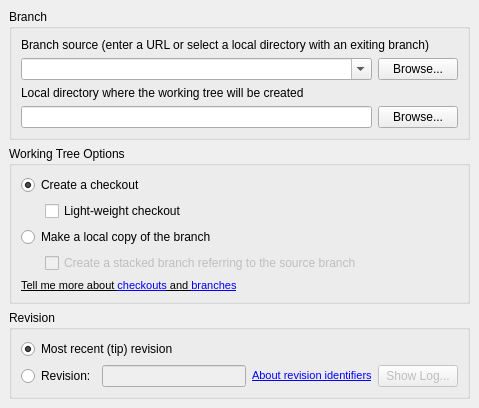
<ui version="4.0" >
 <class>NewWorkingTreeForm</class>
 <widget class="QWidget" name="NewWorkingTreeForm" >
  <property name="geometry" >
   <rect>
    <x>0</x>
    <y>0</y>
    <width>479</width>
    <height>385</height>
   </rect>
  </property>
  <property name="windowTitle" >
   <string>Create a new Bazaar Working Tree</string>
  </property>
  <layout class="QVBoxLayout" name="verticalLayout" >
   <property name="margin" >
    <number>9</number>
   </property>
   <item>
    <widget class="QGroupBox" name="groupBox" >
     <property name="title" >
      <string>Branch</string>
     </property>
     <layout class="QGridLayout" name="gridLayout" >
      <item row="0" column="0" colspan="2" >
       <widget class="QLabel" name="label_4" >
        <property name="text" >
         <string>Branch source (enter a URL or select a local directory with an exiting branch)</string>
        </property>
       </widget>
      </item>
      <item row="1" column="0" >
       <widget class="QComboBox" name="from_location" >
        <property name="editable" >
         <bool>true</bool>
        </property>
        <property name="sizeAdjustPolicy" >
         <enum>QComboBox::AdjustToMinimumContentsLength</enum>
        </property>
       </widget>
      </item>
      <item row="1" column="1" >
       <widget class="QPushButton" name="from_picker" >
        <property name="text" >
         <string>Browse...</string>
        </property>
       </widget>
      </item>
      <item row="2" column="0" colspan="2" >
       <widget class="QLabel" name="label" >
        <property name="font" >
         <font>
          <underline>false</underline>
         </font>
        </property>
        <property name="text" >
         <string>Local directory where the working tree will be created</string>
        </property>
        <property name="openExternalLinks" >
         <bool>false</bool>
        </property>
       </widget>
      </item>
      <item row="3" column="0" >
       <widget class="QLineEdit" name="to_location" />
      </item>
      <item row="3" column="1" >
       <widget class="QPushButton" name="to_picker" >
        <property name="text" >
         <string>Browse...</string>
        </property>
       </widget>
      </item>
     </layout>
    </widget>
   </item>
   <item>
    <widget class="QGroupBox" name="groupBox_3" >
     <property name="title" >
      <string>Working Tree Options</string>
     </property>
     <layout class="QGridLayout" name="gridLayout_2" >
      <item row="0" column="0" colspan="2" >
       <widget class="QRadioButton" name="but_checkout" >
        <property name="text" >
         <string>Create a checkout</string>
        </property>
        <property name="checked" >
         <bool>true</bool>
        </property>
       </widget>
      </item>
      <item row="1" column="0" >
       <spacer name="horizontalSpacer" >
        <property name="orientation" >
         <enum>Qt::Horizontal</enum>
        </property>
        <property name="sizeType" >
         <enum>QSizePolicy::Fixed</enum>
        </property>
        <property name="sizeHint" stdset="0" >
         <size>
          <width>18</width>
          <height>20</height>
         </size>
        </property>
       </spacer>
      </item>
      <item row="1" column="1" >
       <widget class="QCheckBox" name="but_lightweight" >
        <property name="sizePolicy" >
         <sizepolicy vsizetype="Fixed" hsizetype="Minimum" >
          <horstretch>1</horstretch>
          <verstretch>0</verstretch>
         </sizepolicy>
        </property>
        <property name="toolTip" >
         <string>&lt;!DOCTYPE HTML PUBLIC "-//W3C//DTD HTML 4.0//EN" "http://www.w3.org/TR/REC-html40/strict.dtd">
&lt;html>&lt;head>&lt;meta name="qrichtext" content="1" />&lt;style type="text/css">
p, li { white-space: pre-wrap; }
&lt;/style>&lt;/head>&lt;body style=" font-family:'MS Shell Dlg 2'; font-size:8.25pt; font-weight:400; font-style:normal;">
&lt;p style=" margin-top:0px; margin-bottom:0px; margin-left:0px; margin-right:0px; -qt-block-indent:0; text-indent:0px;">&lt;span style=" font-style:italic;">Lightweight checkouts &lt;/span>depend on access to the branch for every operation.&lt;/p>
&lt;p style=" margin-top:0px; margin-bottom:0px; margin-left:0px; margin-right:0px; -qt-block-indent:0; text-indent:0px;">Normal checkouts can perform common operations like diff and status without such access, and also support local commits.&lt;/p>
&lt;p style="-qt-paragraph-type:empty; margin-top:0px; margin-bottom:0px; margin-left:0px; margin-right:0px; -qt-block-indent:0; text-indent:0px;">&lt;/p>&lt;/body>&lt;/html></string>
        </property>
        <property name="text" >
         <string>Light-weight checkout</string>
        </property>
       </widget>
      </item>
      <item row="2" column="0" colspan="2" >
       <widget class="QRadioButton" name="but_branch" >
        <property name="text" >
         <string>Make a local copy of the branch</string>
        </property>
       </widget>
      </item>
      <item row="3" column="0" >
       <spacer name="horizontalSpacer_2" >
        <property name="orientation" >
         <enum>Qt::Horizontal</enum>
        </property>
        <property name="sizeType" >
         <enum>QSizePolicy::Fixed</enum>
        </property>
        <property name="sizeHint" stdset="0" >
         <size>
          <width>18</width>
          <height>20</height>
         </size>
        </property>
       </spacer>
      </item>
      <item row="3" column="1" >
       <widget class="QCheckBox" name="but_stacked" >
        <property name="enabled" >
         <bool>false</bool>
        </property>
        <property name="toolTip" >
         <string>&lt;!DOCTYPE HTML PUBLIC "-//W3C//DTD HTML 4.0//EN" "http://www.w3.org/TR/REC-html40/strict.dtd">
&lt;html>&lt;head>&lt;meta name="qrichtext" content="1" />&lt;style type="text/css">
p, li { white-space: pre-wrap; }
&lt;/style>&lt;/head>&lt;body style=" font-family:'MS Shell Dlg 2'; font-size:8.25pt; font-weight:400; font-style:normal;">
&lt;p style=" margin-top:0px; margin-bottom:0px; margin-left:0px; margin-right:0px; -qt-block-indent:0; text-indent:0px;">A &lt;span style=" font-style:italic;">stacked branch&lt;/span> only stores information not in the source branch, and as such, depends on the availability of the source branch&lt;/p>&lt;/body>&lt;/html></string>
        </property>
        <property name="text" >
         <string>Create a stacked branch referring to the source branch</string>
        </property>
       </widget>
      </item>
      <item row="4" column="0" colspan="2" >
       <widget class="QLabel" name="link_help" >
        <property name="font" >
         <font>
          <underline>true</underline>
         </font>
        </property>
        <property name="cursor" >
         <cursorShape>ArrowCursor</cursorShape>
        </property>
        <property name="toolTip" >
         <string>Click a link for more information about checkouts and branches.</string>
        </property>
        <property name="text" >
         <string>&lt;!DOCTYPE HTML PUBLIC "-//W3C//DTD HTML 4.0//EN" "http://www.w3.org/TR/REC-html40/strict.dtd">
&lt;html>&lt;head>&lt;meta name="qrichtext" content="1" />&lt;style type="text/css">
p, li { white-space: pre-wrap; }
&lt;/style>&lt;/head>&lt;body style=" font-family:'MS Shell Dlg 2'; font-size:8.25pt; font-weight:400; font-style:normal;">
&lt;p style=" margin-top:0px; margin-bottom:0px; margin-left:0px; margin-right:0px; -qt-block-indent:0; text-indent:0px; font-size:8pt;">Tell me more about &lt;a href="bzrtopic:checkouts">&lt;span style=" text-decoration: underline; color:#0000ff;">checkouts&lt;/span>&lt;/a> and &lt;a href="bzrtopic:branches">&lt;span style=" text-decoration: underline; color:#0000ff;">branches&lt;/span>&lt;/a>&lt;/p>&lt;/body>&lt;/html></string>
        </property>
        <property name="textFormat" >
         <enum>Qt::RichText</enum>
        </property>
        <property name="openExternalLinks" >
         <bool>false</bool>
        </property>
        <property name="textInteractionFlags" >
         <set>Qt::TextBrowserInteraction</set>
        </property>
       </widget>
      </item>
     </layout>
    </widget>
   </item>
   <item>
    <widget class="QGroupBox" name="groupBox_2" >
     <property name="title" >
      <string>Revision</string>
     </property>
     <layout class="QGridLayout" name="gridLayout_3" >
      <item row="0" column="0" colspan="2" >
       <widget class="QRadioButton" name="but_rev_tip" >
        <property name="text" >
         <string>Most recent (tip) revision</string>
        </property>
        <property name="checked" >
         <bool>true</bool>
        </property>
       </widget>
      </item>
      <item row="1" column="0" >
       <widget class="QRadioButton" name="but_rev_specific" >
        <property name="text" >
         <string>Revision:</string>
        </property>
       </widget>
      </item>
      <item row="1" column="1" >
       <widget class="QLineEdit" name="revision" >
        <property name="enabled" >
         <bool>false</bool>
        </property>
        <property name="sizePolicy" >
         <sizepolicy vsizetype="Fixed" hsizetype="Expanding" >
          <horstretch>1</horstretch>
          <verstretch>0</verstretch>
         </sizepolicy>
        </property>
       </widget>
      </item>
      <item row="1" column="3" >
       <widget class="QPushButton" name="but_show_log" >
        <property name="enabled" >
         <bool>false</bool>
        </property>
        <property name="text" >
         <string>Show Log...</string>
        </property>
       </widget>
      </item>
      <item row="1" column="2" >
       <widget class="QLabel" name="link_help_revisions" >
        <property name="text" >
         <string>&lt;!DOCTYPE HTML PUBLIC "-//W3C//DTD HTML 4.0//EN" "http://www.w3.org/TR/REC-html40/strict.dtd">
&lt;html>&lt;head>&lt;meta name="qrichtext" content="1" />&lt;style type="text/css">
p, li { white-space: pre-wrap; }
&lt;/style>&lt;/head>&lt;body style=" font-family:'MS Shell Dlg 2'; font-size:8.25pt; font-weight:400; font-style:normal;">
&lt;p style=" margin-top:0px; margin-bottom:0px; margin-left:0px; margin-right:0px; -qt-block-indent:0; text-indent:0px; font-size:8pt;">&lt;a href="bzrtopic:revisionspec">&lt;span style=" text-decoration: underline; color:#0000ff;">About revision identifiers&lt;/span>&lt;/a>&lt;/p>&lt;/body>&lt;/html></string>
        </property>
       </widget>
      </item>
     </layout>
    </widget>
   </item>
  </layout>
 </widget>
 <resources/>
 <connections>
  <connection>
   <sender>link_help</sender>
   <signal>linkActivated(QString)</signal>
   <receiver>NewWorkingTreeForm</receiver>
   <slot>linkActivated(QString)</slot>
   <hints>
    <hint type="sourcelabel" >
     <x>101</x>
     <y>270</y>
    </hint>
    <hint type="destinationlabel" >
     <x>8</x>
     <y>296</y>
    </hint>
   </hints>
  </connection>
  <connection>
   <sender>link_help_revisions</sender>
   <signal>linkActivated(QString)</signal>
   <receiver>NewWorkingTreeForm</receiver>
   <slot>linkActivated(QString)</slot>
   <hints>
    <hint type="sourcelabel" >
     <x>316</x>
     <y>364</y>
    </hint>
    <hint type="destinationlabel" >
     <x>6</x>
     <y>379</y>
    </hint>
   </hints>
  </connection>
  <connection>
   <sender>but_checkout</sender>
   <signal>toggled(bool)</signal>
   <receiver>but_lightweight</receiver>
   <slot>setEnabled(bool)</slot>
   <hints>
    <hint type="sourcelabel" >
     <x>66</x>
     <y>173</y>
    </hint>
    <hint type="destinationlabel" >
     <x>88</x>
     <y>202</y>
    </hint>
   </hints>
  </connection>
  <connection>
   <sender>but_branch</sender>
   <signal>toggled(bool)</signal>
   <receiver>but_stacked</receiver>
   <slot>setEnabled(bool)</slot>
   <hints>
    <hint type="sourcelabel" >
     <x>58</x>
     <y>224</y>
    </hint>
    <hint type="destinationlabel" >
     <x>84</x>
     <y>250</y>
    </hint>
   </hints>
  </connection>
  <connection>
   <sender>but_rev_specific</sender>
   <signal>toggled(bool)</signal>
   <receiver>revision</receiver>
   <slot>setEnabled(bool)</slot>
   <hints>
    <hint type="sourcelabel" >
     <x>73</x>
     <y>350</y>
    </hint>
    <hint type="destinationlabel" >
     <x>115</x>
     <y>356</y>
    </hint>
   </hints>
  </connection>
 </connections>
 <slots>
  <slot>linkActivated(QString)</slot>
 </slots>
</ui>
